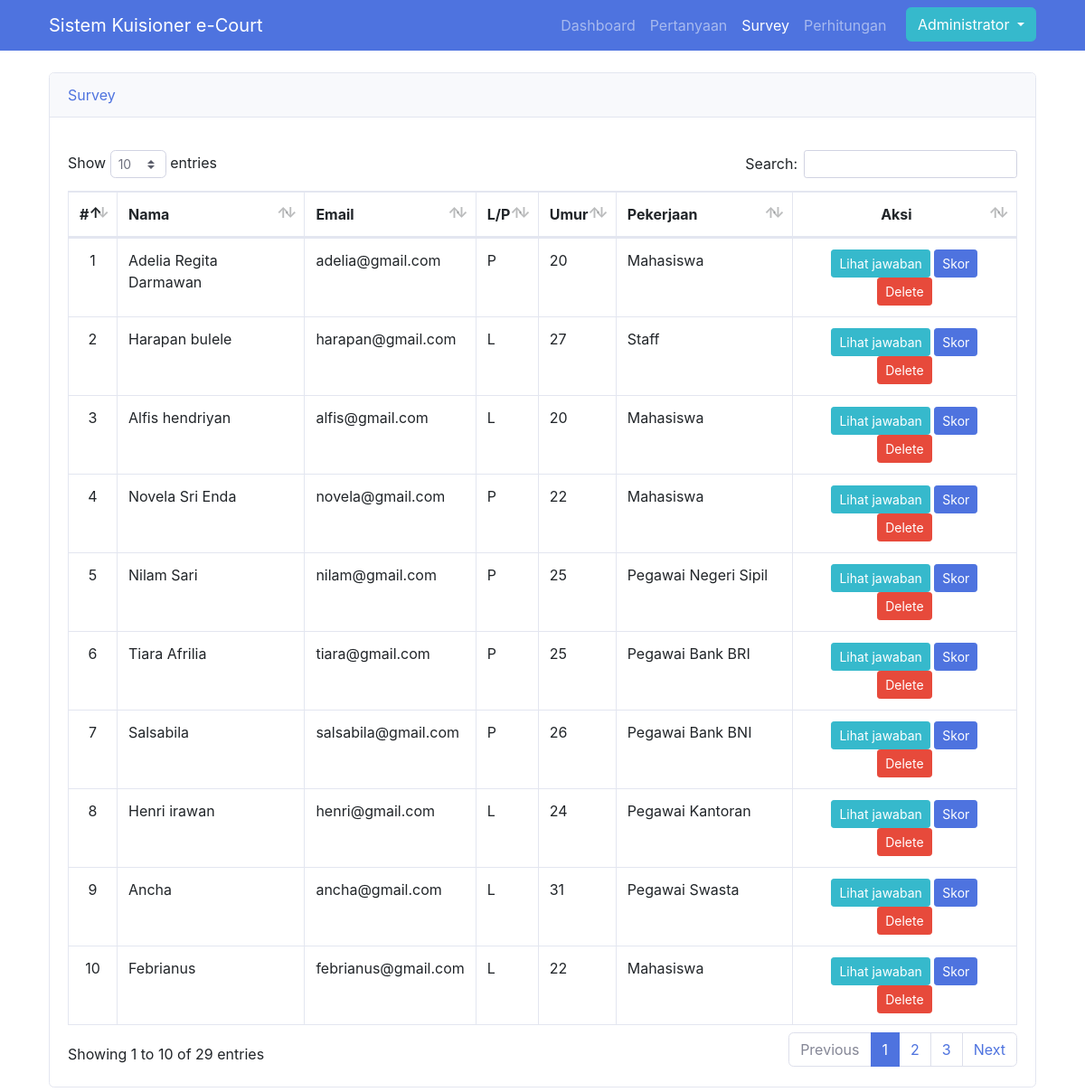
Page /views/admin/hasil_survey.php (signed in) on the committed database.
### tables this page shows
CREATE TABLE `users` (
  `id` int(11) NOT NULL,
  `nama` varchar(100) NOT NULL,
  `email` varchar(100) NOT NULL,
  `password` varchar(255) NOT NULL,
  `role_id` int(11) NOT NULL,
  `created_at` timestamp NULL DEFAULT NULL,
  `updated_at` timestamp NULL DEFAULT NULL
);

CREATE TABLE `pengunjung` (
  `id` int(11) NOT NULL,
  `nama` varchar(100) NOT NULL,
  `email` varchar(100) NOT NULL,
  `umur` int(2) NOT NULL,
  `jk` varchar(20) NOT NULL,
  `pekerjaan` varchar(50) NOT NULL,
  `tanggal_survey` datetime NOT NULL,
  `created_at` timestamp NULL DEFAULT NULL,
  `updated_at` timestamp NULL DEFAULT NULL
);

### views/admin/hasil_survey.php (the view, shortened to what this page needs)
<?php include('../layout/header.php'); ?>
<?php
  include('../../config.php');
  $title = "Survey";
?>
<?php include('../layout/navbar.php'); ?>
    <div class="container section">
      <div class="row">
        <div class="col-sm-12">
          <div class="card mb-3">
            <div class="card-header">
              <span class="text-primary"><?= $title; ?></span>
            </div>
            <div class="card-body">
              <div class="mt-3">
                <div class="table-responsive">
                  <table id="myTable" class="table table-bordered" width="100%" cellspacing="0">
                    <thead>
                      <tr>
                        <th width="5%">#</th>
                        <th width="20%">Nama</th>
                        <th>Email</th>
                        <th>L/P</th>
                        <th>Umur</th>
                        <th>Pekerjaan</th>
                        <th class="text-center" width="24%">Aksi</th>
                      </tr>
                    </thead>
                    <tbody>
                      <?php
                        $i = 0;
                        $pengunjung = mysqli_query($koneksi, "SELECT * FROM pengunjung ORDER BY tanggal_survey ASC");
                        while ($row = mysqli_fetch_array($pengunjung)) {
                          $i++;
                      ?>
                      <tr>
                        <td class="text-center"><?= $i; ?></td>
                        <td><?= $row['nama']; ?></td>
                        <td><?= $row['email']; ?></td>
                        <td><?= $row['jk']; ?></td>
                        <td><?= $row['umur']; ?></td>
                        <td><?= $row['pekerjaan']; ?></td>
                        <td class="text-center">
                          <a href="detail_jawaban.php?id=<?= $row['id']; ?>" class="btn btn-info btn-sm">Lihat jawaban</a>
                          <button type="button" class="btn btn-primary btn-sm" data-bs-toggle="modal" data-bs-target="#skor<?= $row['id']; ?>">Skor</button>
                          <a href="../../controllers/delete_survey.php?id=<?= $row['id']; ?>" class="btn btn-danger btn-sm" onclick="return confirm('Hapus data ini ?');">Delete</a>
                        </td>
                      </tr>
                      <?php } ?>
                    </tbody>
                  </table>
                </div>
              </div>
            </div>
          </div>
        </div>
      </div>
    </div>
<?php include('../layout/footer.php'); ?>

### views/layout/header.php (shortened to what this page needs)
<?php
  if($_SESSION['status'] != "login"){
?>
<!doctype html>
<html lang="en">
  <head>
    <meta charset="utf-8">
    <meta name="viewport" content="width=device-width, initial-scale=1">
    <title>Sistem Kuisioner e-Court</title>
    <link href="https://cdn.jsdelivr.net/npm/bootstrap@5.3.0-alpha1/dist/css/bootstrap.min.css" rel="stylesheet">
    <link rel="stylesheet" type="text/css" href="../assets/css/style.css">
    <link rel="stylesheet" type="text/css" href="../assets/css/sb-admin-2.min.css">
    <link rel="stylesheet" href="https://cdnjs.cloudflare.com/ajax/libs/font-awesome/6.2.1/css/all.min.css" />
  </head>
  <body>
<?php } else { ?>
<!doctype html>
<html lang="en">
  <head>
    <link href="https://cdn.jsdelivr.net/npm/bootstrap@5.3.0-alpha1/dist/css/bootstrap.min.css" rel="stylesheet">
    <link rel="stylesheet" type="text/css" href="../../assets/css/style.css">
    <link rel="stylesheet" type="text/css" href="../../assets/css/sb-admin-2.min.css">
    <link rel="stylesheet" href="https://cdnjs.cloudflare.com/ajax/libs/font-awesome/6.2.1/css/all.min.css" />
    <link href="../../assets/datatables/dataTables.bootstrap4.min.css" rel="stylesheet" type="text/css">
  </head>
  <body>
<?php } ?>

### views/layout/navbar.php (shortened to what this page needs)
<?php
  if($_SESSION['status'] != "login"){
?>
<nav class="navbar navbar-expand-lg navbar-dark bg-primary fixed-top">
  <div class="container">
    <a class="navbar-brand" href="#">Sistem Kuisioner e-Court</a>
    <button class="navbar-toggler" type="button" data-bs-toggle="collapse" data-bs-target="#navbarNav" aria-controls="navbarNav" aria-expanded="false" aria-label="Toggle navigation">
      <span class="navbar-toggler-icon"></span>
    </button>
    <div class="collapse navbar-collapse" id="navbarNav">
      <ul class="navbar-nav ms-auto">
        <li class="nav-item">
          <a class="nav-link <?php if($title == "Home"){echo 'active';} ?>" aria-current="page" href="home_page.php">Home</a>
        </li>
        <li class="nav-item">
          <a class="nav-link <?php if($title == "Survey"){echo 'active';} ?>" href="formulir_kuisioner.php">Survey</a>
        </li>&nbsp;&nbsp;&nbsp;
        <li class="nav-item">
          <a href="login.php" class="btn btn-outline-light">Login &nbsp; <i class="fa fa-right-to-bracket"></i></a>
        </li>
      </ul>
    </div>
  </div>
</nav>
<?php } else { ?>
  <?php
    $email = $_SESSION['email'];
    $user  = mysqli_query($koneksi, "SELECT * FROM users WHERE email = '$email'");
  ?>
<nav class="navbar navbar-expand-lg navbar-dark bg-primary fixed-top">
  <div class="container">
    <a class="navbar-brand" href="#">Sistem Kuisioner e-Court</a>
    <div class="collapse navbar-collapse" id="navbarNav">
      <ul class="navbar-nav ms-auto">
        <li class="nav-item">
          <a class="nav-link <?php if($title == "Dashboard"){echo 'active';} ?>" aria-current="page" href="dashboard.php">Dashboard</a>
        </li>
        <li class="nav-item">
          <a class="nav-link <?php if($title == "Data Pertanyaan"){echo 'active';} ?>" href="data_pertanyaan.php">Pertanyaan</a>
        </li>
        <li class="nav-item">
          <a class="nav-link <?php if($title == "Survey"){echo 'active';} ?>" href="hasil_survey.php">Survey</a>
        </li>
        <li class="nav-item">
          <a class="nav-link <?php if($title == "Perhitungan"){echo 'active';} ?>" href="perhitungan.php">Perhitungan</a>
        </li>&nbsp;&nbsp;&nbsp;
        <li class="nav-item">
          <div class="btn-group">
            <button type="button" class="btn btn-info dropdown-toggle" data-bs-toggle="dropdown" aria-expanded="false">
              <?php
                foreach ($user as $value) {
                  echo $value['nama'];
                }
              ?>
            </button>
          </div>
        </li>
      </ul>
    </div>
  </div>
</nav>
<?php } ?>

### views/layout/footer.php (shortened to what this page needs)
<?php
  if($_SESSION['status'] != "login"){
?>
    <script src="../assets/js/sb-admin-2.min.js"></script>
    <script type="text/javascript" src="../assets/js/jquery.min.js"></script>
    <script src="https://cdn.jsdelivr.net/npm/bootstrap@5.3.0-alpha1/dist/js/bootstrap.bundle.min.js"></script>
  </body>
</html>
<?php } else { ?>
  </body>
</html>
<?php } ?>

### assets/css/style.css (style rules this page uses)
.section { padding-top: 5rem; }

### rows in the picture
users: nama "Administrator"
pengunjung: nama "Adelia Regita Darmawan", email "adelia@gmail.com", jk "P", umur "20", pekerjaan "Mahasiswa"
pengunjung: nama "Harapan bulele", email "harapan@gmail.com", jk "L", umur "27", pekerjaan "Staff"
pengunjung: nama "Alfis hendriyan", email "alfis@gmail.com", jk "L", umur "20", pekerjaan "Mahasiswa"
pengunjung: nama "Novela Sri Enda", email "novela@gmail.com", jk "P", umur "22", pekerjaan "Mahasiswa"
pengunjung: nama "Nilam Sari", email "nilam@gmail.com", jk "P", umur "25", pekerjaan "Pegawai Negeri Sipil"
pengunjung: nama "Tiara Afrilia", email "tiara@gmail.com", jk "P", umur "25", pekerjaan "Pegawai Bank BRI"
pengunjung: nama "Salsabila", email "salsabila@gmail.com", jk "P", umur "26", pekerjaan "Pegawai Bank BNI"
pengunjung: nama "Henri irawan", email "henri@gmail.com", jk "L", umur "24", pekerjaan "Pegawai Kantoran"
pengunjung: nama "Ancha", email "ancha@gmail.com", jk "L", umur "31", pekerjaan "Pegawai Swasta"
pengunjung: nama "Febrianus", email "febrianus@gmail.com", jk "L", umur "22", pekerjaan "Mahasiswa"

### other values in the picture
$title "Survey"
